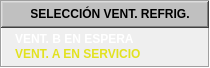
  <widget class="QFrame" name="Refrigeracin">
   <property name="geometry">
    <rect>
     <x>30</x>
     <y>460</y>
     <width>210</width>
     <height>68</height>
    </rect>
   </property>
   <property name="styleSheet">
    <string notr="true">background-color: none;</string>
   </property>
   <property name="frameShape">
    <enum>QFrame::Box</enum>
   </property>
   <property name="frameShadow">
    <enum>QFrame::Sunken</enum>
   </property>
   <widget class="QLabel" name="lb_ESH_Lect_TT_1">
    <property name="geometry">
     <rect>
      <x>162</x>
      <y>47</y>
      <width>50</width>
      <height>18</height>
     </rect>
    </property>
    <property name="minimumSize">
     <size>
      <width>50</width>
      <height>18</height>
     </size>
    </property>
    <property name="maximumSize">
     <size>
      <width>50</width>
      <height>18</height>
     </size>
    </property>
    <property name="font">
     <font>
      <pointsize>9</pointsize>
      <weight>75</weight>
      <bold>true</bold>
     </font>
    </property>
    <property name="layoutDirection">
     <enum>Qt::LeftToRight</enum>
    </property>
    <property name="styleSheet">
     <string notr="true">background-color: none;
color: rgb(255, 255, 255);</string>
    </property>
    <property name="text">
     <string/>
    </property>
    <property name="alignment">
     <set>Qt::AlignRight|Qt::AlignTrailing|Qt::AlignVCenter</set>
    </property>
   </widget>
   <widget class="QFrame" name="frTitulo_9">
    <property name="geometry">
     <rect>
      <x>1</x>
      <y>1</y>
      <width>208</width>
      <height>27</height>
     </rect>
    </property>
    <property name="styleSheet">
     <string notr="true">background-color: rgb(192, 192, 192);</string>
    </property>
    <property name="frameShape">
     <enum>QFrame::WinPanel</enum>
    </property>
    <property name="frameShadow">
     <enum>QFrame::Raised</enum>
    </property>
    <property name="lineWidth">
     <number>2</number>
    </property>
    <property name="midLineWidth">
     <number>0</number>
    </property>
    <widget class="QLabel" name="label_41">
     <property name="geometry">
      <rect>
       <x>30</x>
       <y>5</y>
       <width>158</width>
       <height>16</height>
      </rect>
     </property>
     <property name="font">
      <font>
       <pointsize>9</pointsize>
       <weight>75</weight>
       <bold>true</bold>
      </font>
     </property>
     <property name="styleSheet">
      <string notr="true">background-color: rgba(128, 128, 128, 0);</string>
     </property>
     <property name="text">
      <string>SELECCIÓN VENT. REFRIG.</string>
     </property>
     <property name="alignment">
      <set>Qt::AlignCenter</set>
     </property>
    </widget>
    <widget class="QCheckBox" name="checkBox">
     <property name="geometry">
      <rect>
       <x>5</x>
       <y>5</y>
       <width>16</width>
       <height>17</height>
      </rect>
     </property>
     <property name="styleSheet">
      <string notr="true">background-color: rgba(255, 255, 255, 0);</string>
     </property>
     <property name="text">
      <string/>
     </property>
    </widget>
   </widget>
   <widget class="QLabel" name="lb_SVR_2_1">
    <property name="geometry">
     <rect>
      <x>15</x>
      <y>45</y>
      <width>140</width>
      <height>18</height>
     </rect>
    </property>
    <property name="minimumSize">
     <size>
      <width>140</width>
      <height>18</height>
     </size>
    </property>
    <property name="maximumSize">
     <size>
      <width>140</width>
      <height>18</height>
     </size>
    </property>
    <property name="font">
     <font>
      <pointsize>9</pointsize>
      <weight>75</weight>
      <bold>true</bold>
     </font>
    </property>
    <property name="layoutDirection">
     <enum>Qt::LeftToRight</enum>
    </property>
    <property name="styleSheet">
     <string notr="true">background-color: none;
color: rgb(226, 226, 31);</string>
    </property>
    <property name="text">
     <string>VENT. A EN SERVICIO</string>
    </property>
    <property name="alignment">
     <set>Qt::AlignLeading|Qt::AlignLeft|Qt::AlignVCenter</set>
    </property>
   </widget>
   <widget class="QLabel" name="lb_SVR_1_1">
    <property name="geometry">
     <rect>
      <x>15</x>
      <y>30</y>
      <width>140</width>
      <height>18</height>
     </rect>
    </property>
    <property name="minimumSize">
     <size>
      <width>140</width>
      <height>18</height>
     </size>
    </property>
    <property name="maximumSize">
     <size>
      <width>140</width>
      <height>18</height>
     </size>
    </property>
    <property name="font">
     <font>
      <pointsize>9</pointsize>
      <weight>75</weight>
      <bold>true</bold>
     </font>
    </property>
    <property name="layoutDirection">
     <enum>Qt::LeftToRight</enum>
    </property>
    <property name="styleSheet">
     <string notr="true">background-color: none;
color: rgb(255, 255, 255);</string>
    </property>
    <property name="text">
     <string>VENT. B EN ESPERA</string>
    </property>
    <property name="alignment">
     <set>Qt::AlignLeading|Qt::AlignLeft|Qt::AlignVCenter</set>
    </property>
   </widget>
  </widget>
